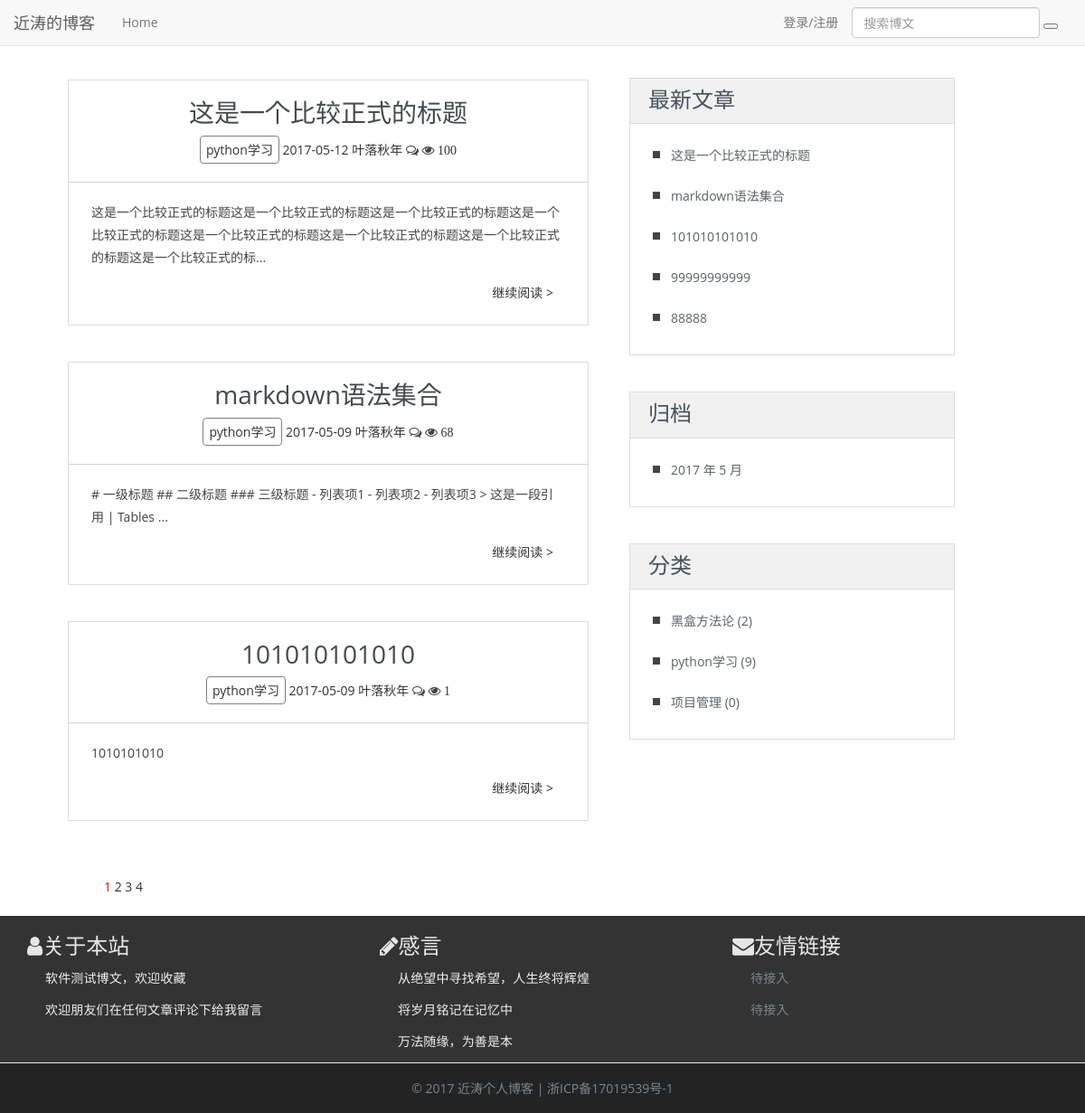
The app's page /, older data.
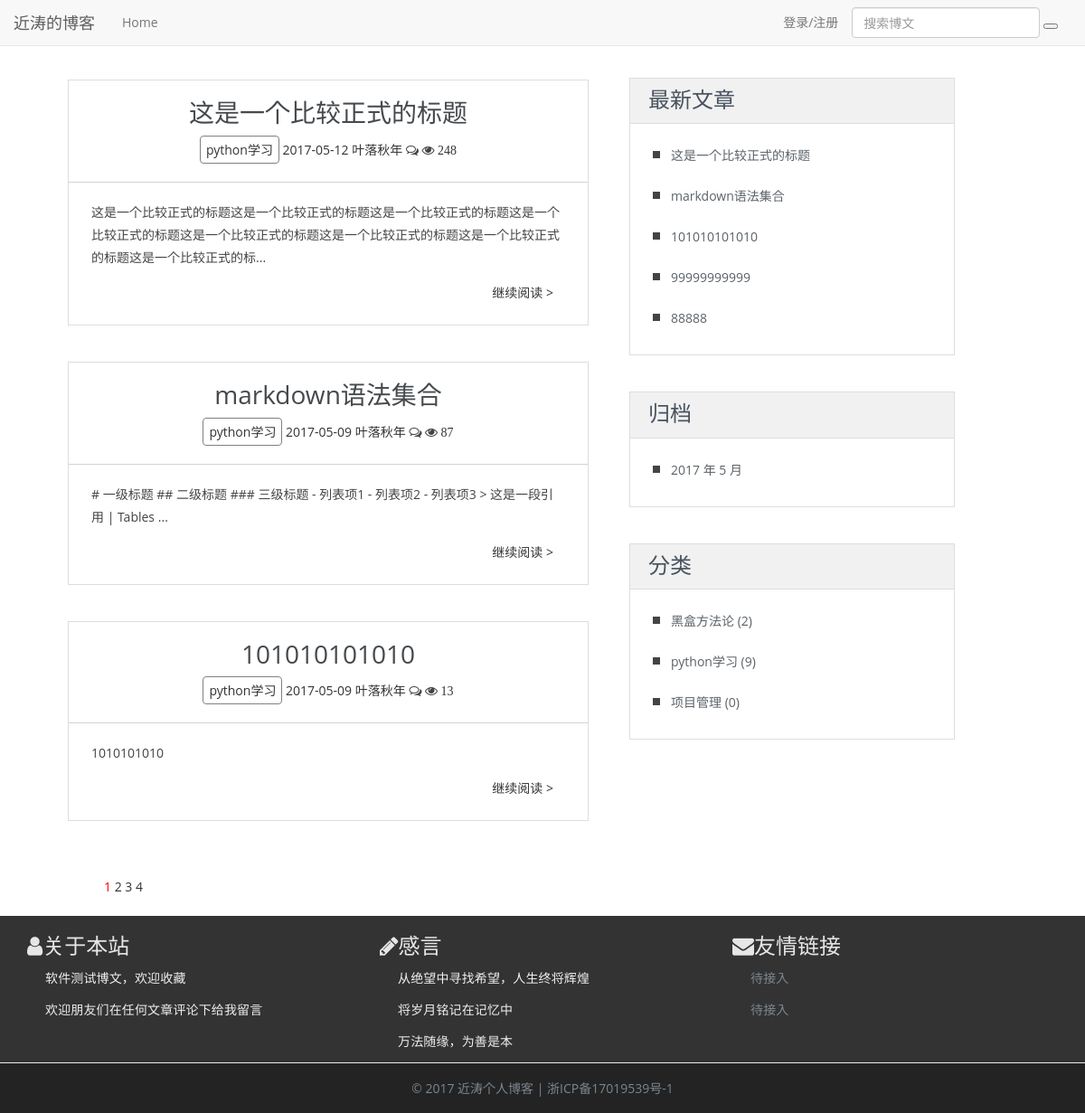
The same page, newer data.
### blog/models.py (models this page shows, shortened)
@python_2_unicode_compatible
class Post(models.Model):
    title = models.CharField(max_length=70)
    body = models.TextField()
    excerpt = models.CharField(max_length=200, blank=True)
    created_time = models.DateTimeField()
    modified_time = models.DateTimeField()
    category = models.ForeignKey(Category)
    tags = models.ManyToManyField(Tag, blank=True)
    author = models.ForeignKey(User)
    view = models.PositiveIntegerField(default=0)
    def get_absolute_url(self):
        return reverse('blog:detail', kwargs={'pk': self.pk})
    class Meta:
        ordering = ['-created_time']

@python_2_unicode_compatible
class Category(models.Model):
    name = models.CharField(max_length=100)

### blog/views.py (the view, shortened to what this page needs)
# urls.py: url(r'^$', views.IndexView.as_view(), name='index'),
class IndexView(ListView):
    model = Post
    template_name = 'blog/index.html'
    context_object_name = 'post_list'
    paginate_by = 3
    def get_context_data(self, **kwargs):
        context = super(IndexView,self).get_context_data(**kwargs)
        paginator = context.get('paginator')
        page = context.get('page_obj')
        is_paginated = context.get('is_paginated')
        pagination_data = self.pagination_data(paginator, page, is_paginated)
        context.update(pagination_data)
        return context
    def pagination_data(self, paginator, page, is_paginated):
        if not is_paginated:
            return {}
        left = []
        right = []
        left_has_more = False
        right_has_more = False
        first = False
        last = False
        page_number = page.number
        total_pages = paginator.num_pages
        page_range = list(paginator.page_range)
        if page_number == 1:
            right = page_range[page_number:page_number + 2]
            if right[-1] < total_pages - 1:
                right_has_more = True
            if right[-1] < total_pages:
                last = True
        elif page_number == total_pages:
            left = page_range[(page_number - 3) if (page_number - 3) > 0 else 0:page_number - 1]
            if left[0] > 2:
                left_has_more = True
            if left[0] > 1:
                first = True
        context = {
            'left': left,
            'right': right,
            'left_has_more': left_has_more,
            'right_has_more': right_has_more,
            'first': first,
            'last': last,
        }
        return context

### blog/templatetags/blog_tags.py (called while the page is built)
@register.simple_tag
def get_recent_posts(num=5):
    return Post.objects.all()[:num]

@register.simple_tag
def archives():
    return Post.objects.dates('created_time', 'month', order='DESC')

@register.simple_tag
def get_categories():
    return Category.objects.annotate(num_posts=Count('post'))

### blog/templates/blog/index.html (shortened to what this page needs)
﻿{% extends 'base.html' %}
{% load staticfiles %}
{% load comments %}
   {% block main %}
           <main class="col-md-8">
			   <article class="post post-1" style="margin-top: 8px">
				  {% for post in post_list %}
                  <article class="blog-teaser">
                                <header>
                                    <h3 style="margin-top:20px"><a href="{{ post.get_absolute_url }}">{{ post.title }}</a></h3>
                                    <span class="category"><a href="#">{{ post.category.name }} </a></span>
							<span class="">
								<a href="#">
									<time class="entry-date" datetime="{{ post.created_time }}">{{ post.created_time|date:"Y-m-d" }}</time>
								</a>
							</span>
							<span class=""><a href="#"> {{post.author}} </a></span>
							{% get_comment_count for post as comment_count %}
							<span class="fa fa-comments-o"><a href="#"> {{comment_count}}</a></span>
							<span class="fa fa-eye"><a href="#"> {{post.view}}</a></span>
                                    <hr>
                                </header>
                                <div class="body">
									{{ post.body|truncatechars:90 }}
                                </div>
                                <div class="clearfix">
                                    <a href="{{ post.get_absolute_url }}" class="btn btn-clean-one">继续阅读 ></a>
                                </div>
				  </article>
                  {% empty %}
                   <div class="no-post">暂时还没有发布的文章！</div>
                  {% endfor %}
			   </article>
			   <div style="margin:auto 70">
					{% if is_paginated %}
							<div class="pagination">
								  <a href="?page={{ page_obj.number }}" style="color: red;">{{ page_obj.number }}</a>
								  {% if right %}
								    {% for i in right %}
								        <a href="?page={{ i }}">{{ i }}</a>
								    {% endfor %}
								  {% endif %}
								  {% if last %}
								    <a href="?page={{ paginator.num_pages }}">{{ paginator.num_pages }}</a>
								  {% endif %}
							</div>
					{% endif %}
			   </div>
		   </main>
   {% endblock main %}

### blog/templates/base.html (shortened to what the changed rows need)
﻿{% load blog_tags %}
{% load staticfiles %}
<!DOCTYPE html>
<html>
	<head>
    <link rel="stylesheet" href="{% static 'blog/css/bootstrap.min.css' %}">
    <link rel="stylesheet" href="http://code.ionicframework.com/ionicons/2.0.1/css/ionicons.min.css">
    <link rel="stylesheet" href="{% static 'blog/css/pace.css' %}">
    <link rel="stylesheet" href="{% static 'blog/css/custom.css' %}">
    <link rel="stylesheet" href="{% static 'blog/css/friendly.css' %}">
    <link rel="stylesheet" href="https://cdn.bootcss.com/font-awesome/4.7.0/css/font-awesome.min.css">
    <link rel="stylesheet" href="{% static 'blog/css/style.css' %}">
	</head>
	<body>
		<div class="content-body" style="margin-top:25px;padding-bottom: 0px;">
			<div class="container">
				<div class="row">
					<main class="col-md-8">
					   {% block main %}
             {% endblock main %}
					</main>
					<aside class="col-md-4 blog-aside">
						<div class="aside-widget">
							<div class="body">
								{% get_recent_posts as recent_post_list %}
								<ul class="clean-list">
									{% for post in recent_post_list %}
									<li><a href="{{ post.get_absolute_url }}">{{ post.title }}</a></li>
									{% endfor %}
								</ul>
							</div>
                        </div>
								{% archives as date_list %}
								{% get_categories as category_list %}
					</aside>
				</div>
			</div>
		</div>
	</body>
</html>

Row changes from the older to the newer data that the page shows:
changed Post "这是一个比较正式的标题": view "100" → "248"
changed Post "markdown语法集合": view "68" → "87"
changed Post (number 3 of 5 on the later page): view "1" → "13"
